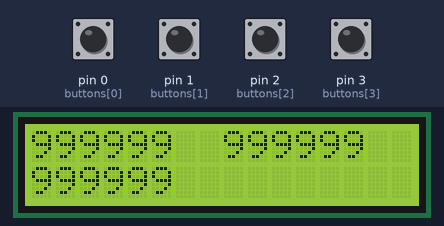
A sketch run on a simulated Arduino Uno, built with avr-gcc and run on an emulated ATmega328P. Shown: 16×2 character LCD. The test bench sets the inputs (shaded band); at power-on: pin 0 (buttons[0]), pin 1 (buttons[1]), pin 2 (buttons[2]), pin 3 (buttons[3]) HIGH.

Above: at 1.2 s.
1.3 s: pin 0 (buttons[0]) pulled LOW for 0.15 s
At 1.43 s:
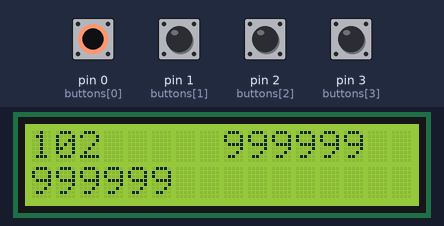
2.9 s: pin 1 (buttons[1]) pulled LOW for 1 s
At 2.99 s:
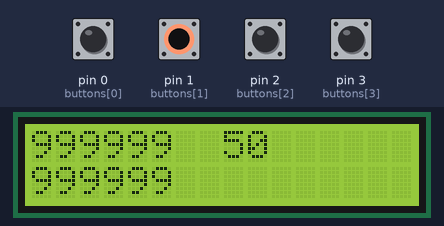
5.4 s: pin 2 (buttons[2]) pulled LOW for 0.15 s
At 5.53 s:
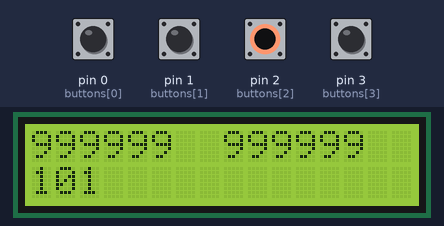
7.0 s: pin 0 (buttons[0]) pulled LOW for 1 s
At 7.09 s:
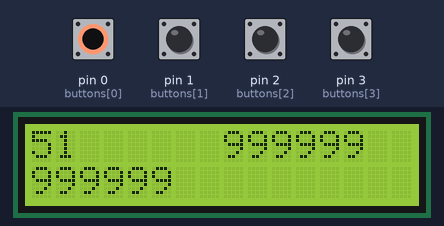
9.5 s: pin 1 (buttons[1]) pulled LOW for 0.15 s
At 9.64 s:
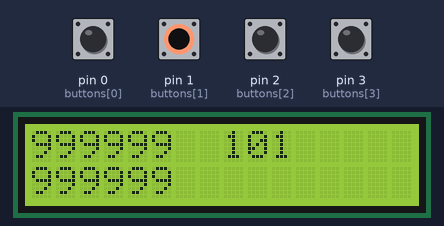
11.1 s: pin 2 (buttons[2]) pulled LOW for 1 s
At 11.2 s:
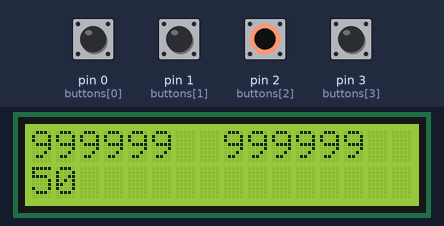
Timing chart, 0 to 14.1 s (numbered marks = the images above; inputs shaded):
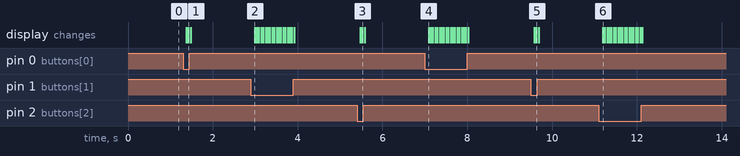

The sketch:

coffeino_verbose.ino
```cpp
#include <LiquidCrystal.h>
#include <EEPROM.h>

LiquidCrystal  lcd (8,9,4,5,6,7);


//vars for lcd shield (with adc buttons)
int  adc_key_val[5] ={30, 150, 360, 535, 760 };
int NUM_KEYS = sizeof(adc_key_val)/sizeof(int);
int adc_key_in;
int key=-1;
int oldkey=-1;
const unsigned long adress = 0;


//constants
const unsigned int POST_COUNT = 4;
const unsigned long COUNT_MAX = 999999;
const unsigned long p_delay = 7*1000; //ms
const unsigned long p_op = 40; //s
const unsigned long t_reset = 5*1000; //ms
const unsigned long t_false = 1*2000;
const unsigned long range = -1;
//constants for real buttons
const int buttons[] = {0, 1, 2, 3};


//coffee vars
unsigned long post[POST_COUNT];
unsigned long show[POST_COUNT];
unsigned long t0[POST_COUNT];
unsigned long t1[POST_COUNT];
bool pressed[POST_COUNT];
bool counted[POST_COUNT];
bool false_start[POST_COUNT];


void EEPROMWritelong(int address, long value) {
      byte four = (value & 0xFF);
      byte three = ((value >> 8) & 0xFF);
      byte two = ((value >> 16) & 0xFF);
      byte one = ((value >> 24) & 0xFF);

      //Write the 4 bytes into the eeprom memory.
      EEPROM.write(address, four);
      EEPROM.write(address + 1, three);
      EEPROM.write(address + 2, two);
      EEPROM.write(address + 3, one);
}


long EEPROMReadlong(long address) {
      long four = EEPROM.read(address);
      long three = EEPROM.read(address + 1);
      long two = EEPROM.read(address + 2);
      long one = EEPROM.read(address + 3);

      return ((four << 0) & 0xFF) + ((three << 8) & 0xFFFF) + ((two << 16) & 0xFFFFFF) + ((one << 24) & 0xFFFFFFFF);
}


void update_lcd(unsigned int key) {
  switch(key) {
    case 0:
        lcd.setCursor(0,0);
        lcd.write("        ");
        lcd.setCursor(0,0);
        lcd.print(show[0]);
        break;
    case 1:
        lcd.setCursor(8,0);
        lcd.write("        ");
        lcd.setCursor(8,0);
        lcd.print(show[1]);
        break;
    case 2:
        lcd.setCursor(0,1);
        lcd.write("        ");
        lcd.setCursor(0,1);
        lcd.print(show[2]);
        break;
    default:
      break;
  }
}


void clear_lcd() {
  lcd.setCursor(0,0);
  lcd.write("        ");
  lcd.setCursor(8,0);
  lcd.write("        ");
  lcd.setCursor(0,1);
  lcd.write("        ");

  lcd.setCursor(0,0);
  lcd.print(show[0]);
  lcd.setCursor(8,0);
  lcd.print(show[1]);
  lcd.setCursor(0,1);
  lcd.print(show[2]);
}


void update_post(int key) {
  switch(key){
    case 0:
      post[0]++;
      if (post[0] > COUNT_MAX) {
        post[0] = COUNT_MAX;
      }
      else {
        EEPROMWritelong(adress, post[0]);
      }
      break;
    case 1:
      post[1]+=2;
       if (post[1] > COUNT_MAX) {
        post[1] = COUNT_MAX;
      }
      else {
        EEPROMWritelong(adress+4, post[1]);
      }
      break;
    case 2:
      post[2]++;
      if (post[2] > COUNT_MAX) {
        post[2] = COUNT_MAX;
      }
      else {
        EEPROMWritelong(adress+8, post[2]);
      }
      break;
    default:
      break;
  }
//  show[key] = post[key];
//  update_lcd(key);
}


void start_key(int key) {
  if (key < 0 || key >= POST_COUNT) {
    return;
  }

      t0[key] = millis();
      t1[key] = millis();
}


void stop_key(int key) {
  if (key < 0 || key >= POST_COUNT) {
    return;
  }

  t0[key] = 0;
  t1[key] = 0;
}


void update_key(int key) {
  if (key < 0 || key >= POST_COUNT) {
    return;
  }

  t1[key] = millis();
}


//int get_key(unsigned int input){
//  int k;
//  for (k = 0; k < NUM_KEYS; k++){
//    if (input < adc_key_val[k]){
//      return k;
//    }
//  }
//  if (k >= NUM_KEYS)
//    k = -1;
//  return k;
//}


unsigned long get_time(unsigned long t1, unsigned long t0) {
  if (t1 >= t0) {
    return (t1 - t0) ;
  }
  else {
    return ((range - t0) + t1) ;
  }
}


void setup() {
//  EEPROMWritelong(adress, 0);
//  EEPROMWritelong(adress+4, 0);
//  EEPROMWritelong(adress+8, 0);

  post[0] = EEPROMReadlong(adress);
  post[1] = EEPROMReadlong(adress+4);
  post[2] = EEPROMReadlong(adress+8);

  for (unsigned int i = 0; i < POST_COUNT; i++) {
    if (post[i] > COUNT_MAX) {
      post[i] = COUNT_MAX;
    }
    show[i] = post[i];
  }

  for (unsigned int i = 0; i < POST_COUNT; i++) {
    pinMode(buttons[i], INPUT);           // set pin to input
    digitalWrite(buttons[i], HIGH);       // turn on pullup resistors
  }

  lcd.begin(16, 2);
  lcd.clear();
  lcd.setCursor(0,0);
  lcd.print(show[0]);
  lcd.setCursor(8,0);
  lcd.print(show[1]);
  lcd.setCursor(0,1);
  lcd.print(show[2]);
}


void loop() {
  delay(50);

  for (unsigned int i = 0; i < POST_COUNT; i++) {
    key = i;
    if (digitalRead(key) == LOW) {

      //post count key
      if (key > -1 && key < 3) {
        if (pressed[key] == false) {
          start_key(key);
          pressed[key] = true;
          if (false_start[key] == true) {
            update_post(key);
            false_start[key] = false;
          }
        }
        else {
          update_key(key);
          if (!counted[key]) {
            if (get_time(t1[key], t0[key]) >= t_false) {
              false_start[key] = true;
            }

            if (get_time(t1[key], t0[key]) >= p_delay) {
              update_post(key);
              counted[key] = true;
              false_start[key] = false;
              start_key(key);
            }
          }
          else {
            if (get_time(t1[key], t0[key])/1000 >= p_op) {
              update_post(key);
              counted[key] = true;
              start_key(key);
            }
          }
          show[key] = get_time(t1[key], t0[key]);
          update_lcd(key);
        }
      }

      //reset key
      else if (key == 3) {
        if (pressed[key] == false) {
          start_key(key);
          pressed[key] = true;
        }
        else {
          update_key(key);
          if (get_time(t1[key], t0[key]) >= t_reset) {
              EEPROMWritelong(adress, 0);
              EEPROMWritelong(adress+4, 0);
              EEPROMWritelong(adress+8, 0);
              for (unsigned int i = 0; i < POST_COUNT; i++) {
                 post[i] = 0;
                 show[i] = post[i];
                 update_lcd(i);
              }
              stop_key[key];
              pressed[key] = false;
            }
          }
      }
    }

      else if (digitalRead(buttons[i]) == HIGH)  {
          if (pressed[key] == true) {
            pressed[key] = false;
            stop_key(key);
            counted[key] = false;
            show[key] = post[key];
            clear_lcd();
          }
      }

  }

} //void loop(void)
```

Measured:
- after the input at 1.3 s, the display: first changes after 0.07 s (image 1 shows a later state)
- after the input at 2.9 s, the display: changes after 0.08 s (image 2)
- after the input at 5.4 s, the display: first changes after 0.08 s (image 3 shows a later state)
- after the input at 7.0 s, the display: changes after 0.09 s (image 4)
- after the input at 9.5 s, the display: first changes after 0.08 s (image 5 shows a later state)
- after the input at 11.1 s, the display: changes after 0.09 s (image 6)
